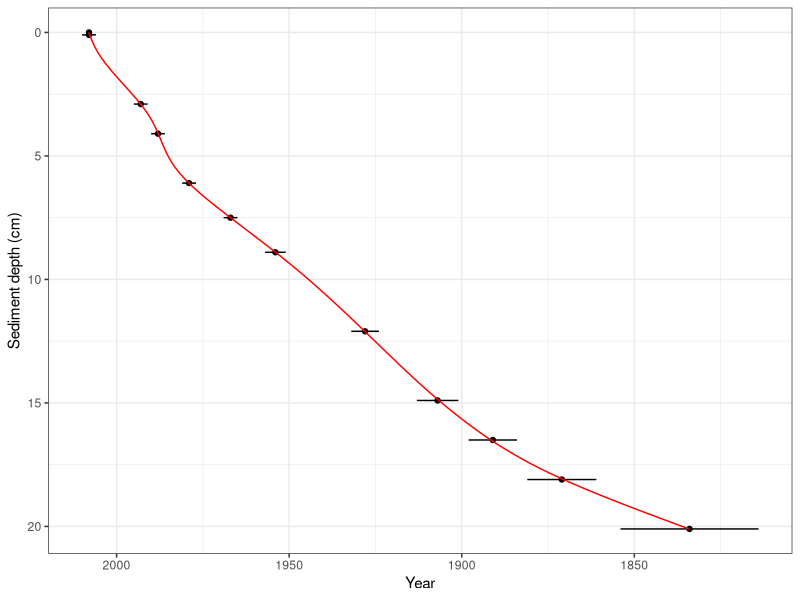

Reproduce this figure in R.
## Simple Age depth model for Small Water

## Should be run from base git repo

## Monotonic spline model

## function to make reproducing this easier below
`monoSpline` <- function(depth, date, error = NULL, increasing = FALSE,
                         bs = "cr", k = 10, fx = FALSE, ...) {
    stopifnot(require("mgcv"))
    if(is.null(error)) {
        error <- rep(0, length(depth))
        W <- rep(1, length(depth))
    } else {
        W <- 1 / error
        W[1] <- W[2] * error[2]
    }
    df <- data.frame(Depth = depth, Date = date, error = error)
    mod <- gam(Date ~ s(Depth, k = k, bs = bs, fx = fx), data = df,
               fit = FALSE)
    sm <- smoothCon(s(Depth, k = k, bs = bs, fx = fx), data = df,
                    knots = NULL)[[1]]
    ## Fm are the constraints to enforce monotonicity
    Fm <- mono.con(sm$xp, up = increasing)
    G <- list(X = sm$X, C = matrix(0,0,0), sp = mod$sp, p = -sm$xp,
              y = df$Date, Ain = Fm$A, bin = Fm$b,
              S = sm$S, off = 0, w = W) ## w = df$Date*0+1
    ## fitted parameters
    p <- pcls(G)
    ## fitted values
    pm <- Predict.matrix(sm, data = data.frame(Depth = df$Depth))
    fit <- pm %*% p
    ## set up return object
    ## this needs all info for a predict() method to work, inc
    ## sm - smoothing matrix
    ## p  - a vector of fitted coefficients; the object returned from pcls
    ##
    ## also return fitted values
    out <- list(y = df$Date,
                fitted.values = drop(fit),
                coefficients = p,
                residuals = drop(df$Date - fit),
                sm = sm)
    class(out) <- "monoSpline"
    out
}

## predict S3 method
`predict.monoSpline` <- function(object, newdata, ...) {
    if(missing(newdata))
        yhat <- fitted(object)
    else {
        yhat <- Predict.matrix(object$sm, data = newdata) %*% coef(object)
    }
    yhat
}

## R Packages
library("mgcv")                         # explicit but `monoSpline()` will check mgcv is available
library("ggplot2")                      # for plotting

## SMALL1 core
small <- read.csv("./data/small-water/small1-dating.csv")
## monotonic spline age-depth model
smallAgeMod <- with(small, monoSpline(Depth, Date, Error))

## Predict from fitted monotonic spline
newDepths <- data.frame(Depth = seq(0, max(small$Depth), length.out = 100))
newDepths <- transform(newDepths, Fitted = predict(smallAgeMod, newdata = newDepths))

## Plot observed and interpolated ages
plt <- ggplot(small, aes(x = Date, y = Depth)) +
    geom_errorbarh(aes(xmin = Date - Error, xmax = Date + Error, height = 0)) +
        geom_point() +
            geom_line(data = newDepths, mapping = aes(x = Fitted, y = Depth), colour = "red") +
                scale_y_reverse() + scale_x_reverse() +
                    theme_bw() +
                        xlab("Year") + ylab("Sediment depth (cm)")
plt

## Add age info the Small Water Isotope Data
smallIso <- read.csv("./data/small-water/small-water-small1-isotope-data.csv")
smallIso <- transform(smallIso, Year = predict(smallAgeMod, newdata = smallIso))

## Save updated Small Water isotope data
saveRDS(smallIso, "./data/small-water/small-water-isotope-data.rds")
